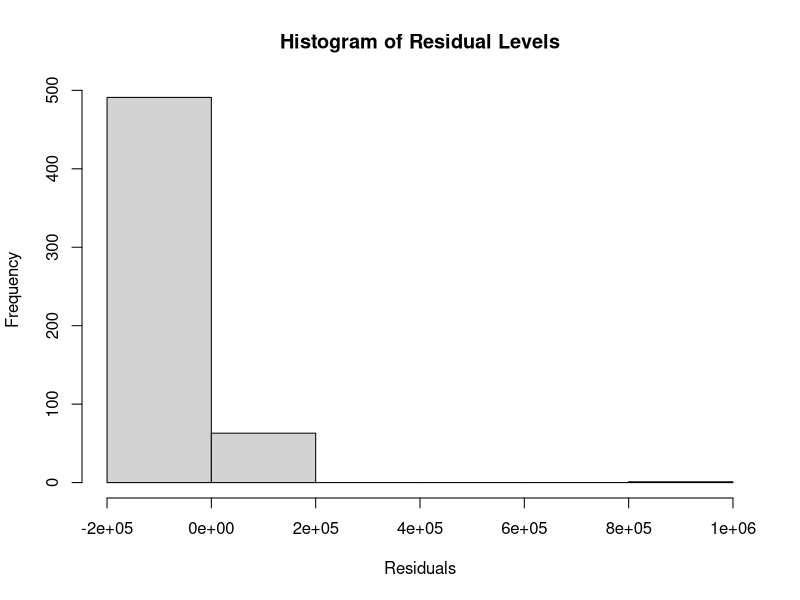
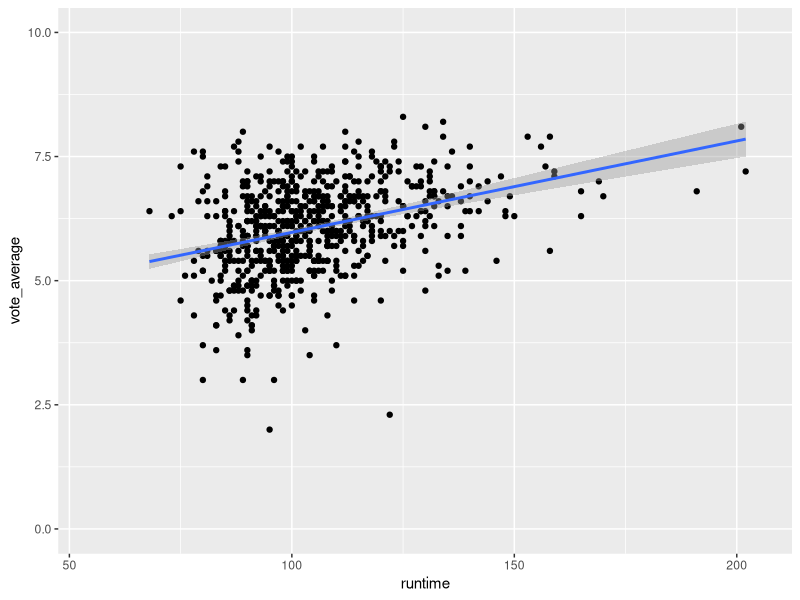

Generate these figures, in order, with R:
## ---- chunk 1
knitr::opts_chunk$set(echo = TRUE)
movies3<-read.table("movies3_updated.tsv",sep="",header=TRUE)
library(dplyr)
library(ggplot2)
## ---- chunk 2
#WRITE YOUR CODE HERE
lm <- lm(PR~budget, data=movies3) 
summary(lm) 
coef_budget <- summary(lm)$coefficients["budget", "Estimate"] 
int_budget <- summary(lm)$coefficients["(Intercept)", "Estimate"] 
se_budget <- summary(lm)$coefficients["budget", "Std. Error"] 
p_budget <- summary(lm)$coefficients["budget", 4] 
## ---- chunk 3
#WRITE YOUR CODE HERE
coef_budget <- summary(lm)$coefficients["budget", "Estimate"] 
print(coef_budget) 
## ---- chunk 4
#WRITE YOUR CODE HERE
# Test for the null hypothesis that beta_1 = 0. Report the p-value and state your conclusion. 
print(p_budget) 
## ---- chunk 5
#WRITE YOUR CODE HERE
# Make a histogram of the residuals of your model. Based on the histogram, do you have any reason to doubt the validity of your model? Explain. 
hist(residuals(lm), breaks = 5, 
    main = "Histogram of Residual Levels", 
    xlab = "Residuals")
## ---- chunk 6
#WRITE YOUR CODE HERE
n <- length(lm$model$PR) 
levcrit <- 2/n 
hatvalue <- hatvalues(lm) 
suspect <- length(hatvalue[hatvalue>levcrit]) 
print(suspect) 
sus_fraction = suspect/n 
print(sus_fraction) 
## ---- chunk 7
#WRITE YOUR CODE HERE

## ---- chunk 8
#WRITE YOUR CODE HERE

## ---- chunk 9
#WRITE YOUR CODE HERE
library(ggplot2)

ggplot(
  subset(movies3,runtime !=0 & vote_average!=0), 
  aes(x = runtime, y = vote_average)) + 
  geom_point(na.rm=TRUE) + 
  geom_smooth(method = "lm", na.rm=TRUE) +
  scale_x_continuous(limits = c(55,205)) +
  scale_y_continuous(limits = c(0,10))
## ---- chunk 10
#WRITE YOUR CODE HERE

scatterplot_data<-subset(movies3,runtime !=0 & vote_average!=0)
model<-lm(vote_average ~ runtime,movies3,subset = runtime !=0 & vote_average!=0)
scatterplot_data$vote_prediction<- predict(model)
scatterplot_data$residual<-residuals(model)
head(
  scatterplot_data[order((residuals(model)), decreasing = TRUE), c("title", "runtime", "vote_average","vote_prediction","residual")], 1)

## ---- chunk 11
#WRITE YOUR CODE HERE

## ---- chunk 12
#WRITE YOUR CODE HERE

## ---- chunk 13
#WRITE YOUR CODE HERE

## ---- chunk 14
#WRITE YOUR CODE HERE

## ---- chunk 15
#WRITE YOUR CODE HERE
